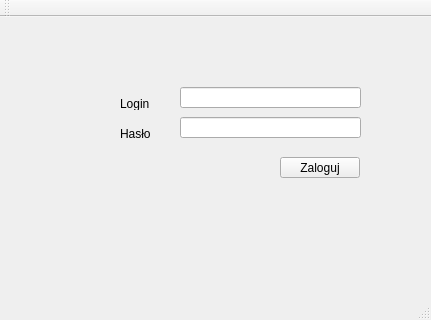
<?xml version="1.0" encoding="UTF-8"?>
<ui version="4.0">
 <class>LoginWindow</class>
 <widget class="QMainWindow" name="LoginWindow">
  <property name="geometry">
   <rect>
    <x>0</x>
    <y>0</y>
    <width>431</width>
    <height>320</height>
   </rect>
  </property>
  <property name="windowTitle">
   <string>LoginWindow</string>
  </property>
  <widget class="QWidget" name="centralWidget">
   <widget class="QLineEdit" name="lineEdit">
    <property name="geometry">
     <rect>
      <x>180</x>
      <y>70</y>
      <width>181</width>
      <height>21</height>
     </rect>
    </property>
   </widget>
   <widget class="QLabel" name="label">
    <property name="geometry">
     <rect>
      <x>120</x>
      <y>80</y>
      <width>47</width>
      <height>13</height>
     </rect>
    </property>
    <property name="text">
     <string>Login</string>
    </property>
   </widget>
   <widget class="QLabel" name="label_2">
    <property name="geometry">
     <rect>
      <x>120</x>
      <y>110</y>
      <width>47</width>
      <height>13</height>
     </rect>
    </property>
    <property name="text">
     <string>Hasło</string>
    </property>
   </widget>
   <widget class="QLineEdit" name="lineEdit_2">
    <property name="geometry">
     <rect>
      <x>180</x>
      <y>100</y>
      <width>181</width>
      <height>21</height>
     </rect>
    </property>
   </widget>
   <widget class="QPushButton" name="pushButton">
    <property name="geometry">
     <rect>
      <x>280</x>
      <y>140</y>
      <width>80</width>
      <height>21</height>
     </rect>
    </property>
    <property name="text">
     <string>Zaloguj</string>
    </property>
   </widget>
  </widget>
  <widget class="QMenuBar" name="menuBar">
   <property name="geometry">
    <rect>
     <x>0</x>
     <y>0</y>
     <width>431</width>
     <height>20</height>
    </rect>
   </property>
  </widget>
  <widget class="QToolBar" name="mainToolBar">
   <attribute name="toolBarArea">
    <enum>TopToolBarArea</enum>
   </attribute>
   <attribute name="toolBarBreak">
    <bool>false</bool>
   </attribute>
  </widget>
  <widget class="QStatusBar" name="statusBar"/>
 </widget>
 <layoutdefault spacing="6" margin="11"/>
 <resources/>
 <connections/>
</ui>
